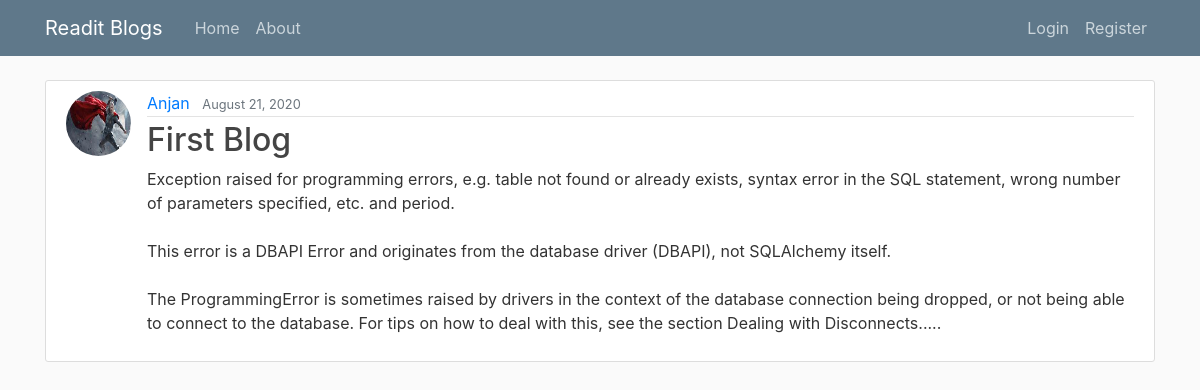
The page /1 on the database its author committed.
### Readit/models.py (models this page shows, shortened)
class User(db.Model,UserMixin):
    __tablename__='users'
    id=db.Column(db.Integer,primary_key=True)
    profile_image=db.Column(db.String(64),nullable=False,default='default_profile.png')
    email=db.Column(db.String(64),unique=True,index=True)
    username=db.Column(db.String(64),unique=True,index=True)
    password_hash=db.Column(db.String(128))
    post=db.relationship('BlogPost',backref='author',lazy=True)

class BlogPost(db.Model):
    user=db.relationship(User)
    id=db.Column(db.Integer,primary_key=True)
    user_id=db.Column(db.Integer,db.ForeignKey('users.id'),nullable=False)
    date=db.Column(db.DateTime,nullable=False,default=datetime.utcnow)
    title=db.Column(db.String(140),nullable=False)
    text=db.Column(db.Text,nullable=False)

### Readit/users/views.py (the view)
@users.route("/<username>")
def user_posts(username):
    page = request.args.get('page', 1, type=int)
    user = User.query.filter_by(username=username).first_or_404()
    blog_posts = BlogPost.query.filter_by(author=user).order_by(BlogPost.date.desc()).paginate(page=page, per_page=3)
    return render_template('user_blog_posts.html', blog_posts=blog_posts, user=user)

### Readit/blog_posts/views.py (called while the page is built)
@blog_posts.route('/<int:blog_post_id>')
def blog_post(blog_post_id):
    blog_post=BlogPost.query.get_or_404(blog_post_id)
    return render_template('blog_post.html',title=blog_post.title, date=blog_post.date, post=blog_post)

### Readit/templates/blog_post.html (shortened to what this page needs)
{% extends "base.html" %}
{% block content %}
<article class="media content-section">
  <a href="{{url_for('users.user_posts',username=post.author.username)}}">
   <img class="rounded-circle article-img" src="{{ url_for('static', filename='profile_pics/' + post.author.profile_image) }}" >
  </a>
   <div class="media-body">
     <div class="article-metadata">
       <a class="mr-2" href="{{url_for('users.user_posts',username=post.author.username)}}">{{ post.author.username }}</a>
       <small class="text-muted">{{ post.date.strftime('%B %d, %Y') }}</small>
     </div>
     <h2 class="article-title">{{ post.title }}</h2>
     <p class="article-content">{{ post.text }}</p>
   </div>
 </article>
{% endblock %}

### Readit/static/main.css (style rules this page uses)
body { background: #fafafa; color: #333333; margin-top: 5rem; }
h1, h2, h3, h4, h5, h6 { color: #444444; }
.content-section { background: #ffffff; padding: 10px 20px; border: 1px solid #dddddd; border-radius: 3px; margin-bottom: 20px; }
.article-title { color: #444444; }
.article-content { white-space: pre-line; }
.article-img { height: 65px; width: 65px; margin-right: 16px; }
.article-metadata { padding-bottom: 1px; margin-bottom: 4px; border-bottom: 1px solid #e3e3e3 }

### rows shown on the page
User: profile_image (picture), author.username "Anjan"
BlogPost: date "August 21, 2020", title "First Blog", text "Exception raised for programming errors, e.g. table not found or already exists, syntax error in the SQL statement, wrong number of parameters specified, etc. and period. This error is a DBAPI Error and originates from the database driver (DBAPI), not SQLAlchemy itself. The ProgrammingError is sometimes raised by drivers in the context of the database connection being dropped, or not being able to connect to the database. For tips on how to deal with this, see the section Dealing with Disconnects....."
